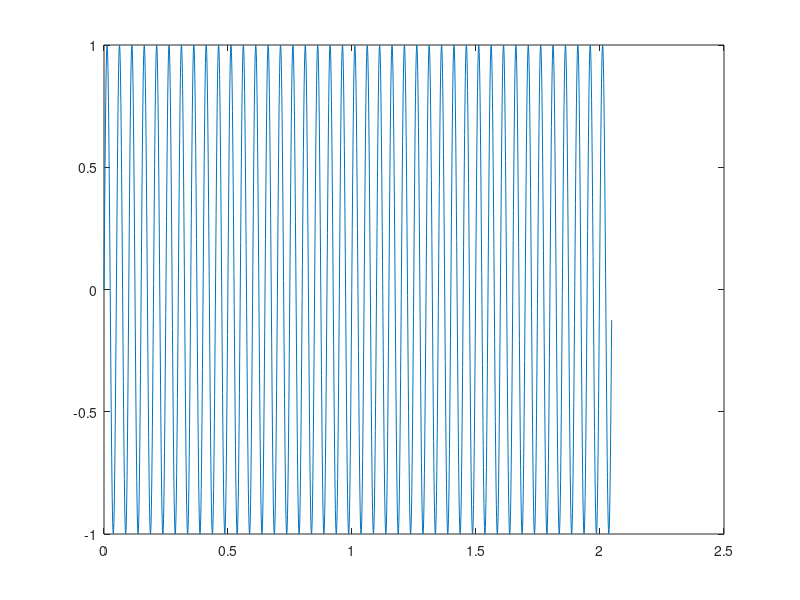

This chart was generated by the following MATLAB code: (Note: this script raises an error after producing the figure.)
MC = 41;
M = 2048;

fs = 1000;
fin = fs * (MC/M);

Ts = 1/fs;
Tin = 1/fin;

t = 0:Ts:(MC*Tin)-Ts;

V = sin(2*pi*fin*t);

figure
plot(t, V)

[snr, enob, pot_signal_B, f, PSD] = gs_fresp(V', 2048, fs, fin, 1);
